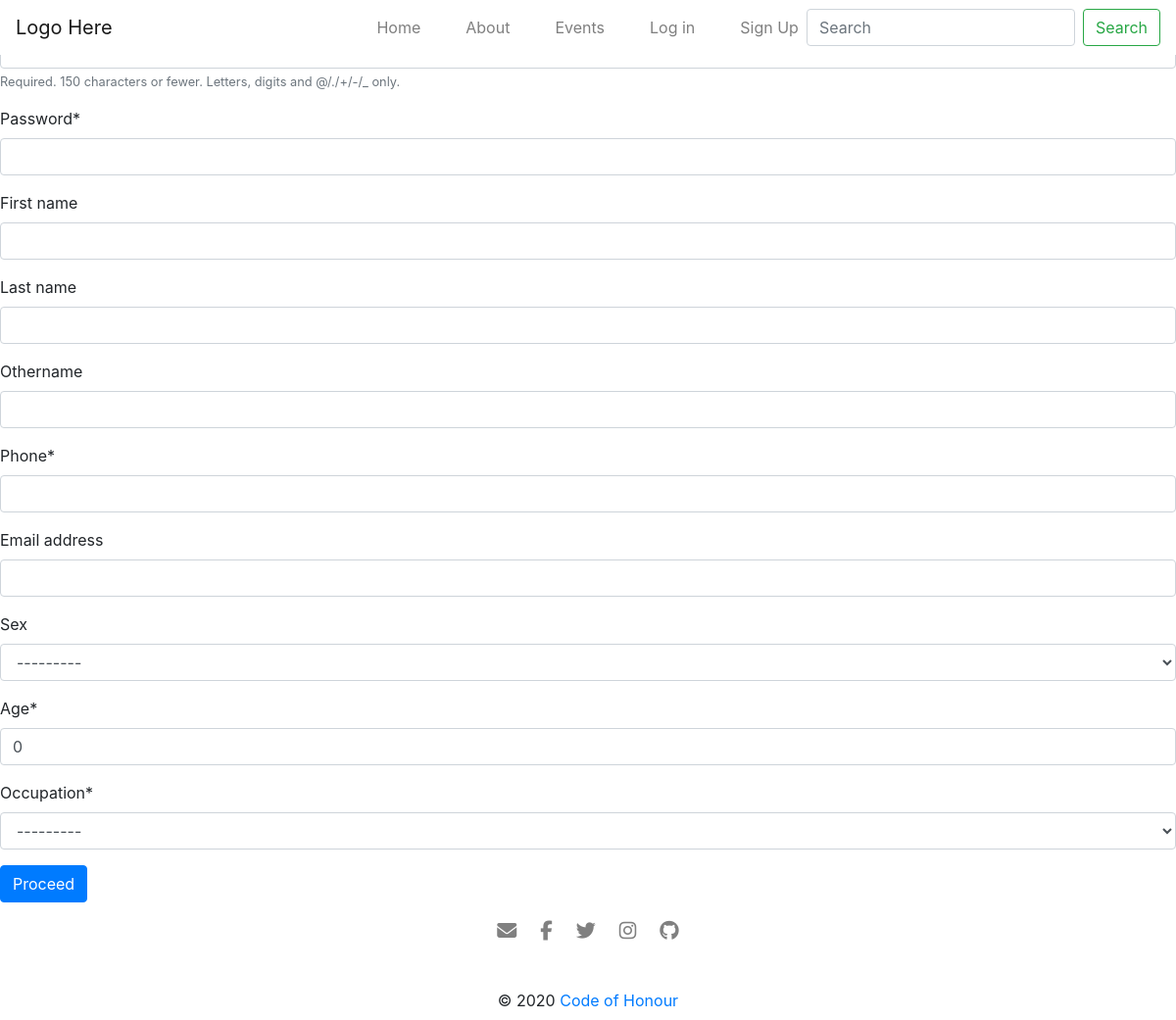
Page /user/add/ on the earlier database version.
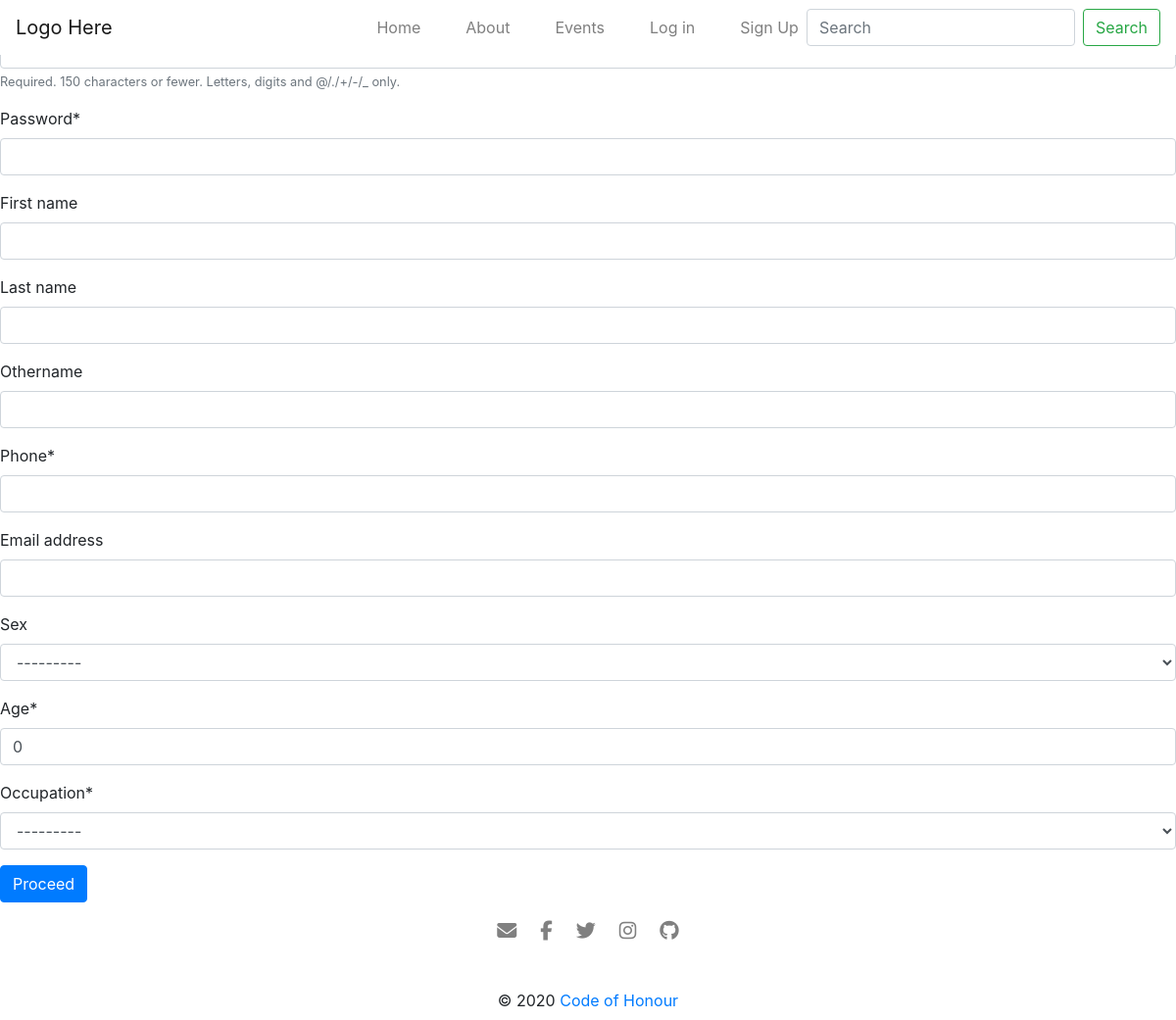
Same page on the later database version.
### app/models.py (models this page shows)
class Occupation(models.Model):
	occupation = models.CharField(max_length=50)
	def __str__(self):
		return self.occupation
	class Meta:
		verbose_name_plural = 'Occupations'

### app/views.py (the view)
# urls.py: path('user/add/', views.Registration.as_view(), name='register'),
class Registration(CreateView):
	template_name_suffix = '_create'
	model = User
	form_class = UserForm
	success_url = '/account/login/'

### app/forms.py (shortened to what this page needs)
class UserForm(forms.ModelForm):
	occupation = forms.ModelChoiceField(
		queryset=Occupation.objects.all()
	)
	class Meta:
		model = User
		fields = ['username', 'password', 'first_name', 'last_name', 'othername', 'phone', 'email', 'sex', 'age']

### app/templates/app/user_create.html (shortened to what this page needs)
{% extends 'base.html' %}
{% load static crispy_forms_tags %}
{% block main %}
<div class="main">
	<section>
		<form action="{% url 'add_user' %}" method="post">{% csrf_token %}
			{{ form|crispy }}
			<input class="btn btn-primary" title="submit now" type="submit" name="submit" value="Proceed">
		</form>
	</section>
</div>
{% endblock %}

Differences in the rows shown:
removed Occupation: occupation "---------"
Other differences:
form field occupation: (not shown) → "---------"
